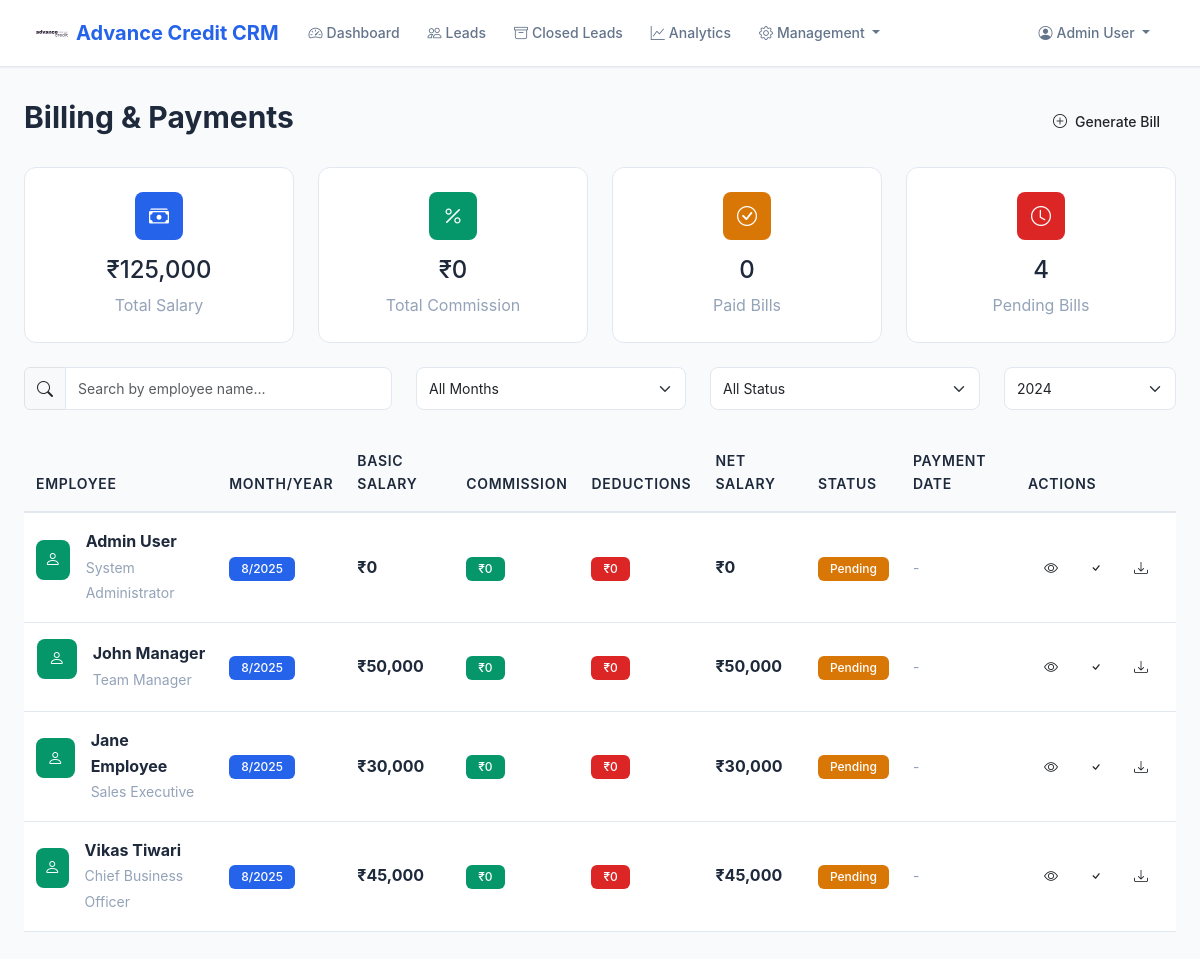
The app's page /crm/billing (signed in) with its own data.
### src/shared/crm_models.py (models this page shows)
class User(CRMBase):
    __tablename__ = "users"
    user_id = Column(Integer, primary_key=True, index=True)
    name = Column(String(128), nullable=False)
    email = Column(String(128), unique=True, nullable=False)
    phone = Column(String(32), unique=True, nullable=False)
    password_hash = Column(String(128), nullable=False)
    role = Column(String(32), default="employee")  # 'employee', 'manager', 'admin'
    is_active = Column(Boolean, default=True)
    created_at = Column(DateTime, server_default=func.now())
    employee = relationship("Employee", back_populates="user", uselist=False)

class Billing(CRMBase):
    __tablename__ = "billing"
    billing_id = Column(Integer, primary_key=True, index=True)
    employee_id = Column(Integer, ForeignKey("employees.employee_id"), nullable=False)
    month = Column(Integer, nullable=False)
    year = Column(Integer, nullable=False)
    basic_salary = Column(Float, default=0.0)
    commission_earned = Column(Float, default=0.0)
    deductions = Column(Float, default=0.0)
    net_salary = Column(Float, default=0.0)
    payment_status = Column(String(32), default="pending")  # 'pending', 'paid', 'overdue'
    payment_date = Column(DateTime, nullable=True)
    generated_at = Column(DateTime, server_default=func.now())
    employee = relationship("Employee", back_populates="billings")

class Employee(CRMBase):
    __tablename__ = "employees"
    employee_id = Column(Integer, primary_key=True, index=True)
    user_id = Column(Integer, ForeignKey("users.user_id"), unique=True, nullable=False)
    employee_code = Column(String(64), unique=True, nullable=False)
    designation = Column(String(64))
    department = Column(String(64))
    team_id = Column(Integer, ForeignKey("teams.team_id"), nullable=True)
    salary = Column(Float, default=0.0)
    commission_rate = Column(Float, default=0.0)
    is_active = Column(Boolean, default=True)
    joining_date = Column(Date, server_default=func.current_date())
    created_at = Column(DateTime, server_default=func.now())
    updated_at = Column(DateTime, onupdate=func.now())
    user = relationship("User", back_populates="employee")
    team = relationship("Team", foreign_keys=[team_id], back_populates="members")
    managed_teams = relationship("Team", foreign_keys="Team.manager_id", back_populates="manager")
    assigned_leads = relationship("LeadAssignment", foreign_keys="LeadAssignment.employee_id", back_populates="employee")
    billings = relationship("Billing", back_populates="employee")
    commissions = relationship("Commission", back_populates="employee")
    activities = relationship("LeadActivity", back_populates="employee")

### src/crm/routes.py (the view)
@router.get("/billing", response_class=HTMLResponse)
def billing_list(request: Request, db: Session = Depends(get_db)):
    user_id = request.session.get("user_id")
    if not user_id:
        return RedirectResponse("/crm/unauthorized", status_code=status.HTTP_302_FOUND)
    user = db.query(User).filter(User.user_id == user_id).first()
    if not user or user.role != "admin":
        return RedirectResponse("/crm/unauthorized", status_code=status.HTTP_302_FOUND)
    billings = db.query(Billing).join(Employee).join(User).order_by(Billing.generated_at.desc()).all()
    total_salary = sum([b.basic_salary for b in billings])
    total_commission = sum([b.commission_earned for b in billings])
    paid_bills = len([b for b in billings if b.payment_status == "paid"])
    pending_bills = len([b for b in billings if b.payment_status == "pending"])
    paid_bills_list = [b for b in billings if b.payment_status == "paid"]
    pending_bills_list = [b for b in billings if b.payment_status == "pending"]
    return templates.TemplateResponse("billing.html", {
        "request": request,
        "billings": billings,
        "total_salary": total_salary,
        "total_commission": total_commission,
        "paid_bills": paid_bills,
        "pending_bills": pending_bills,
        "paid_bills_list": paid_bills_list,
        "pending_bills_list": pending_bills_list
    })

### src/crm/templates/billing.html (shortened to what this page needs)
{% extends 'base.html' %}
{% block content %}
<div class="glass-card">
    <div class="d-flex justify-content-between align-items-center mb-4">
        <h1 class="page-title">Billing & Payments</h1>
        <a href="/crm/billing/generate" class="btn btn-primary-modern btn-modern">
            <i class="bi bi-plus-circle me-2"></i>Generate Bill
        </a>
    </div>
    <div class="row g-4 mb-4">
        <div class="col-lg-3 col-md-6">
            <div class="stats-card">
                <div class="stats-icon primary">
                    <i class="bi bi-cash-stack"></i>
                </div>
                <h3 class="h4 mb-2">₹{{ "{:,.0f}".format(total_salary|default(0)) }}</h3>
                <p class="text-muted mb-0">Total Salary</p>
            </div>
        </div>
        <div class="col-lg-3 col-md-6">
            <div class="stats-card">
                <div class="stats-icon success">
                    <i class="bi bi-percent"></i>
                </div>
                <h3 class="h4 mb-2">₹{{ "{:,.0f}".format(total_commission|default(0)) }}</h3>
                <p class="text-muted mb-0">Total Commission</p>
            </div>
        </div>
        <div class="col-lg-3 col-md-6">
            <div class="stats-card">
                <div class="stats-icon warning">
                    <i class="bi bi-check-circle"></i>
                </div>
                <h3 class="h4 mb-2">{{ paid_bills }}</h3>
                <p class="text-muted mb-0">Paid Bills</p>
            </div>
        </div>
        <div class="col-lg-3 col-md-6">
            <div class="stats-card">
                <div class="stats-icon danger">
                    <i class="bi bi-clock"></i>
                </div>
                <h3 class="h4 mb-2">{{ pending_bills }}</h3>
                <p class="text-muted mb-0">Pending Bills</p>
            </div>
        </div>
    </div>
    <div class="row mb-4">
        <div class="col-md-4">
            <div class="input-group">
                <span class="input-group-text"><i class="bi bi-search"></i></span>
                <input type="text" class="form-control form-control-modern" id="searchInput" placeholder="Search by employee name...">
            </div>
        </div>
        <div class="col-md-3">
            <select class="form-select form-control-modern" id="monthFilter">
                <option value="">All Months</option>
            </select>
        </div>
        <div class="col-md-3">
            <select class="form-select form-control-modern" id="statusFilter">
                <option value="">All Status</option>
            </select>
        </div>
        <div class="col-md-2">
            <select class="form-select form-control-modern" id="yearFilter">
                <option value="2024">2024</option>
            </select>
        </div>
    </div>
    <div class="table-responsive">
        <table class="table table-modern" id="billingTable">
            <thead>
                <tr>
                    <th>Employee</th>
                    <th>Month/Year</th>
                    <th>Basic Salary</th>
                    <th>Commission</th>
                    <th>Deductions</th>
                    <th>Net Salary</th>
                    <th>Status</th>
                    <th>Payment Date</th>
                    <th>Actions</th>
                </tr>
            </thead>
            <tbody>
                {% for billing in billings %}
                <tr>
                    <td>
                        <div class="d-flex align-items-center">
                            <div class="stats-icon success me-3" style="width: 40px; height: 40px; font-size: 1rem;">
                                <i class="bi bi-person"></i>
                            </div>
                            <div>
                                <strong>{{ billing.employee.user.name }}</strong>
                                <br>
                                <small class="text-muted">{{ billing.employee.designation }}</small>
                            </div>
                        </div>
                    </td>
                    <td>
                        <span class="badge badge-modern bg-primary">
                            {{ billing.month }}/{{ billing.year }}
                        </span>
                    </td>
                    <td>
                        <strong>₹{{ "{:,.0f}".format(billing.basic_salary) }}</strong>
                    </td>
                    <td>
                        <span class="badge badge-modern bg-success">₹{{ "{:,.0f}".format(billing.commission_earned) }}</span>
                    </td>
                    <td>
                        <span class="badge badge-modern bg-danger">₹{{ "{:,.0f}".format(billing.deductions) }}</span>
                    </td>
                    <td>
                        <strong>₹{{ "{:,.0f}".format(billing.net_salary) }}</strong>
                    </td>
                    <td>
                        {% if billing.payment_status == 'paid' %}
                        <span class="badge badge-modern bg-success">Paid</span>
                        {% elif billing.payment_status == 'pending' %}
                        <span class="badge badge-modern bg-warning">Pending</span>
                        {% else %}
                        <span class="badge badge-modern bg-danger">Overdue</span>
                        {% endif %}
                    </td>
                    <td>
                        {% if billing.payment_date %}
                        <small>{{ billing.payment_date.strftime('%d %b %Y') }}</small>
                        {% else %}
                        <small class="text-muted">-</small>
                        {% endif %}
                    </td>
                    <td>
                        <div class="btn-group" role="group">
                            <a href="/crm/billing/invoice/{{ billing.month }}/{{ billing.year }}" class="btn btn-sm btn-primary-modern btn-modern" title="View Invoice">
                                <i class="bi bi-eye"></i>
                            </a>
                            {% if billing.payment_status != 'paid' %}
                            <button class="btn btn-sm btn-success-modern btn-modern" title="Mark as Paid" onclick="markAsPaid({{ billing.billing_id }})">
                                <i class="bi bi-check"></i>
                            </button>
                            {% endif %}
                            <a href="/crm/billing/{{ billing.billing_id }}/download" class="btn btn-sm btn-warning-modern btn-modern" title="Download">
                                <i class="bi bi-download"></i>
                            </a>
                        </div>
                    </td>
                </tr>
                {% endfor %}
            </tbody>
        </table>
    </div>
</div>
{% endblock %}

### src/crm/templates/base.html (shortened to what this page needs)
<!DOCTYPE html>
<html lang="en">
<head>
    <link href="https://cdn.jsdelivr.net/npm/bootstrap@5.3.0/dist/css/bootstrap.min.css" rel="stylesheet">
    <link href="https://cdn.jsdelivr.net/npm/bootstrap-icons@1.10.0/font/bootstrap-icons.css" rel="stylesheet">
</head>
<body>
    <nav class="navbar navbar-expand-lg">
        <div class="container-fluid">
            <a class="navbar-brand" href="/crm/dashboard">
                <img src="/crm/static/ac-logo-1.svg" alt="Advance Credit">
                Advance Credit CRM
            </a>
            <div class="collapse navbar-collapse" id="navbarNav">
                <ul class="navbar-nav me-auto">
                    <li class="nav-item">
                        <a class="nav-link {% if request.url.path == '/crm/dashboard' %}active{% endif %}" href="/crm/dashboard">
                            <i class="bi bi-speedometer2 me-1"></i>Dashboard
                        </a>
                    </li>
                    <li class="nav-item">
                        <a class="nav-link {% if request.url.path == '/crm/unified-leads' %}active{% endif %}" href="/crm/unified-leads">
                            <i class="bi bi-people me-1"></i>Leads
                        </a>
                    </li>
                    <li class="nav-item">
                        <a class="nav-link {% if request.url.path == '/crm/close-leads' %}active{% endif %}" href="/crm/close-leads">
                            <i class="bi bi-archive me-1"></i>Closed Leads
                        </a>
                    </li>
                    <li class="nav-item">
                        <a class="nav-link {% if request.url.path == '/crm/analytics' %}active{% endif %}" href="/crm/analytics">
                            <i class="bi bi-graph-up me-1"></i>Analytics
                        </a>
                    </li>
                    {% if request.session.get('user_role') in ['admin', 'manager'] %}
                    <li class="nav-item dropdown">
                        <a class="nav-link dropdown-toggle" href="#" role="button" data-bs-toggle="dropdown">
                            <i class="bi bi-gear me-1"></i>Management
                        </a>
                    </li>
                    {% endif %}
                </ul>
                <ul class="navbar-nav">
                    <li class="nav-item dropdown">
                        <a class="nav-link dropdown-toggle" href="#" role="button" data-bs-toggle="dropdown">
                            <i class="bi bi-person-circle me-1"></i>{{ request.session.get('user_name', 'User') }}
                        </a>
                    </li>
                </ul>
            </div>
        </div>
    </nav>
    <main class="main-content">
        {% block content %}{% endblock %}
    </main>
</body>
</html>

### records on screen
User: session.get "Admin User"
Billing: employee.user.name "Admin User", employee.designation "System Administrator", month "8", year "2025", basic_salary "0", commission_earned "0", deductions "0", net_salary "0", payment_status "Pending"
Billing: employee.user.name "John Manager", employee.designation "Team Manager", month "8", year "2025", basic_salary "50,000", commission_earned "0", deductions "0", net_salary "50,000", payment_status "Pending"
Billing: employee.user.name "Jane Employee", employee.designation "Sales Executive", month "8", year "2025", basic_salary "30,000", commission_earned "0", deductions "0", net_salary "30,000", payment_status "Pending"
Billing: employee.user.name "Vikas Tiwari", employee.designation "Chief Business Officer", month "8", year "2025", basic_salary "45,000", commission_earned "0", deductions "0", net_salary "45,000", payment_status "Pending"

### other values on screen
{{ "{:,.0f}".format(total_salary|default(0)) }} "125,000"
{{ "{:,.0f}".format(total_commission|default(0)) }} "0"
{{ paid_bills }} "0"
{{ pending_bills }} "4"
